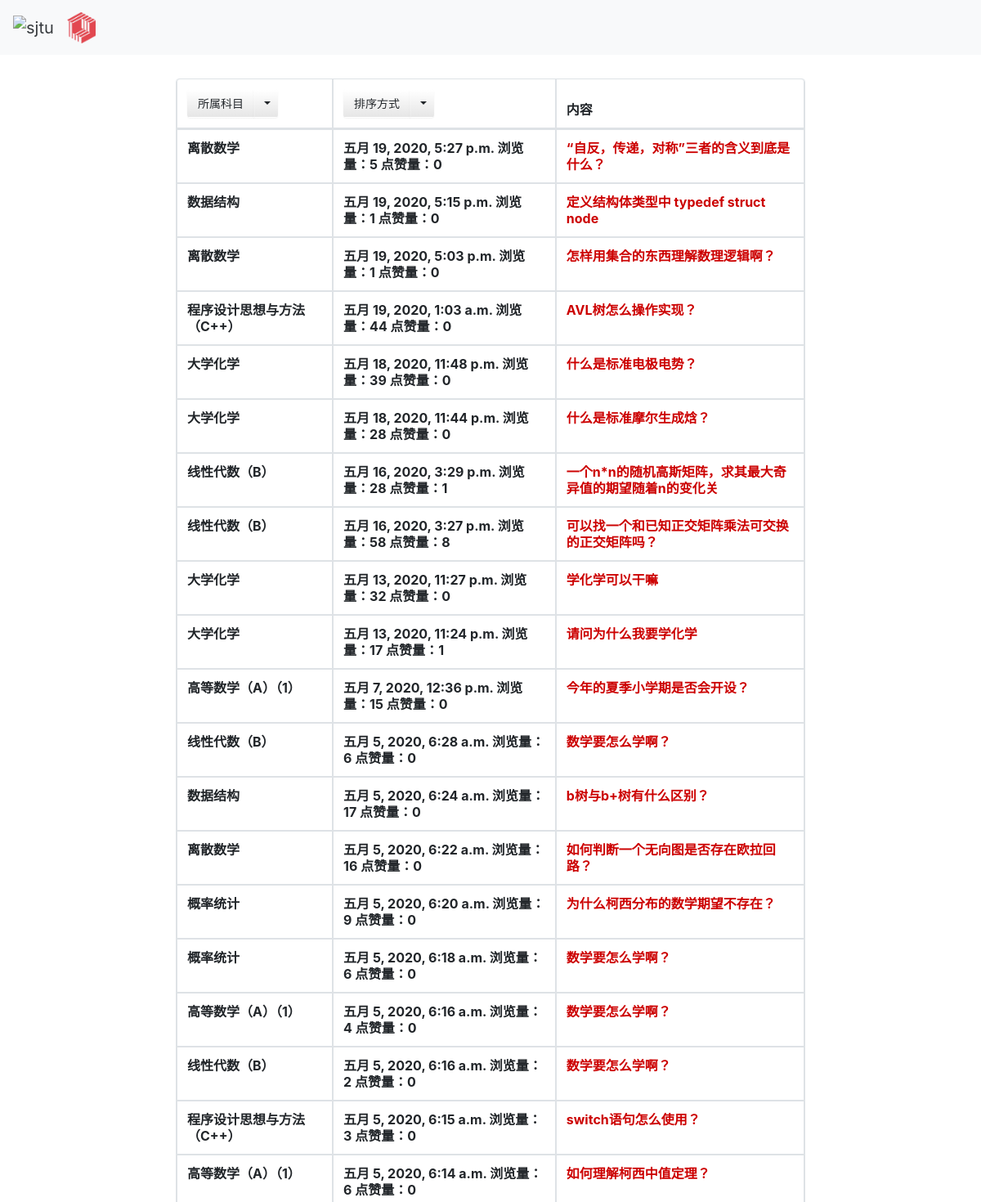
The page /qas_system/all_question/ (upper part) on the database as committed earlier.
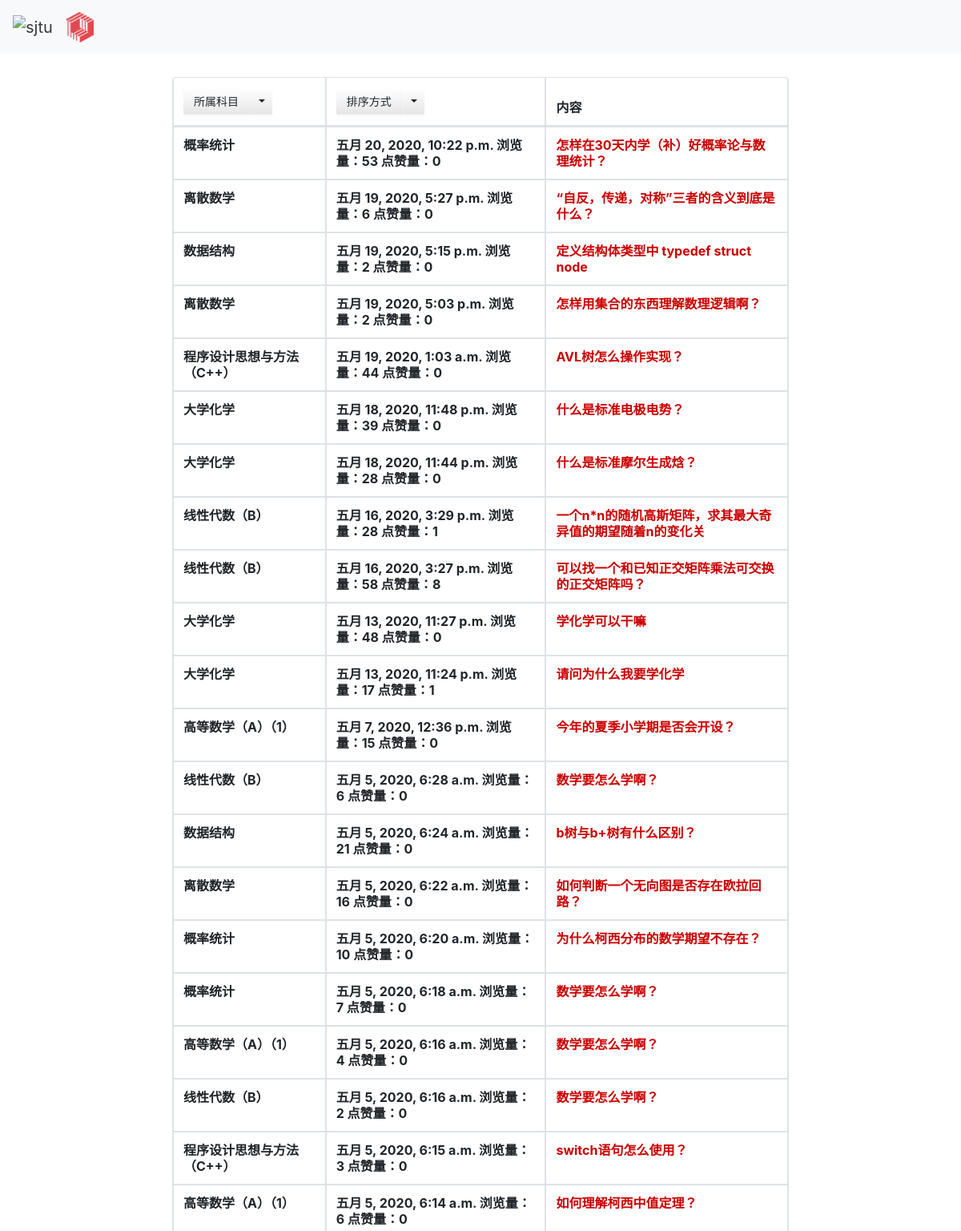
The same page on the database as committed later.
### qas_system/models.py (models this page shows, shortened)
class Question(models.Model):
    question_title = models.CharField(verbose_name='标题', max_length=30, blank=False)
    question_text = RichTextField(verbose_name='具体描述')
    question_subject = models.ForeignKey('Subject', verbose_name='科目', on_delete=models.CASCADE)
    pub_date = models.DateTimeField(auto_now=True, verbose_name='提问日期')
    page_views = models.PositiveIntegerField(default=0, verbose_name='浏览量')
    questioner = models.ForeignKey('User', verbose_name='提问者', on_delete=models.CASCADE)
    good_num = models.IntegerField(default=0, verbose_name='点赞量')

class Subject(models.Model):
    name = models.CharField(max_length=30, unique=True, verbose_name='科目名称')
    def __str__(self):
        return self.name

### qas_system/views.py (the view)
# urls.py: path('all_question/', views.all_question),  # 浏览所有问题 按照时间顺序排列
def all_question(request):
    all_question_list = Question.objects.all().order_by('-pub_date')
    all_subject = Subject.objects.all()
    try:
        user = models.User.objects.get(id=request.session['user_id'])
    except KeyError:
        user = None
    return render(request, 'all_question.html', {'all_question_list': all_question_list, 'all_subject': all_subject, 'user':user})

### templates/all_question.html (shortened to what this page needs)
{% extends 'base.html' %}
{% load static %}
{% block link_before %}
    <link href="{% static 'bootstrap-combined.min.css' %}" rel="stylesheet">
{% endblock %}
{% block link_after %}
    <link href="{% static 'layoutit.css'%}" rel="stylesheet">
{% endblock %}
{% block content %}
<div class="container-fluid">
<div class="row-fluid">
<div class="span2"></div>
<div class="span8">
<table class="table table-bordered">
	<thead>
		<tr>
			<th>
             <div class="btn-group">
	            <button type="button" class="btn btn-default">所属科目</button>
	            <button type="button" class="btn btn-default dropdown-toggle"
			        data-toggle="dropdown">
	            </button>
</div>
            </th>
			<th>
                <div class="btn-group">
	<button type="button" class="btn btn-default">排序方式</button>
	<button type="button" class="btn btn-default dropdown-toggle"
			data-toggle="dropdown">
	</button>
</div>
            </th>
			<th>内容</th>
		</tr>
	</thead>
	<tbody>
     {% if all_question_list %}
     {% for question in all_question_list %}
     <tr>
         <th>{{ question.question_subject }} <br> </th>
         <th>{{ question.pub_date }} 浏览量：{{ question.page_views }} 点赞量：{{ question.good_num }}<br> </th>
     <th> <a href="/qas_system/question/{{ question.id }}/">{{ question.question_title }}<br></a> </th>
     </tr>
                {% endfor %}
      {% endif %}
	</tbody>
</table>
</div>
<div class="span2"></div>
</div>
</div>
{% endblock %}

Rows that differ between the two databases and show on the page:
added Question: question_subject "概率统计", pub_date "五月 20, 2020, 10:22 p.m.", page_views "53", good_num "0", question_title "怎样在30天内学（补）好概率论与数理统计？"
changed Question "五月 19, 2020, 5:27 p.m.": page_views "5" → "6"
changed Question "五月 19, 2020, 5:15 p.m.": page_views "1" → "2"
changed Question "五月 19, 2020, 5:03 p.m.": page_views "1" → "2"
changed Question "五月 13, 2020, 11:27 p.m.": page_views "32" → "48"
changed Question "五月 5, 2020, 6:24 a.m.": page_views "17" → "21"
changed Question "五月 5, 2020, 6:20 a.m.": page_views "9" → "10"
changed Question "五月 5, 2020, 6:18 a.m.": page_views "6" → "7"
